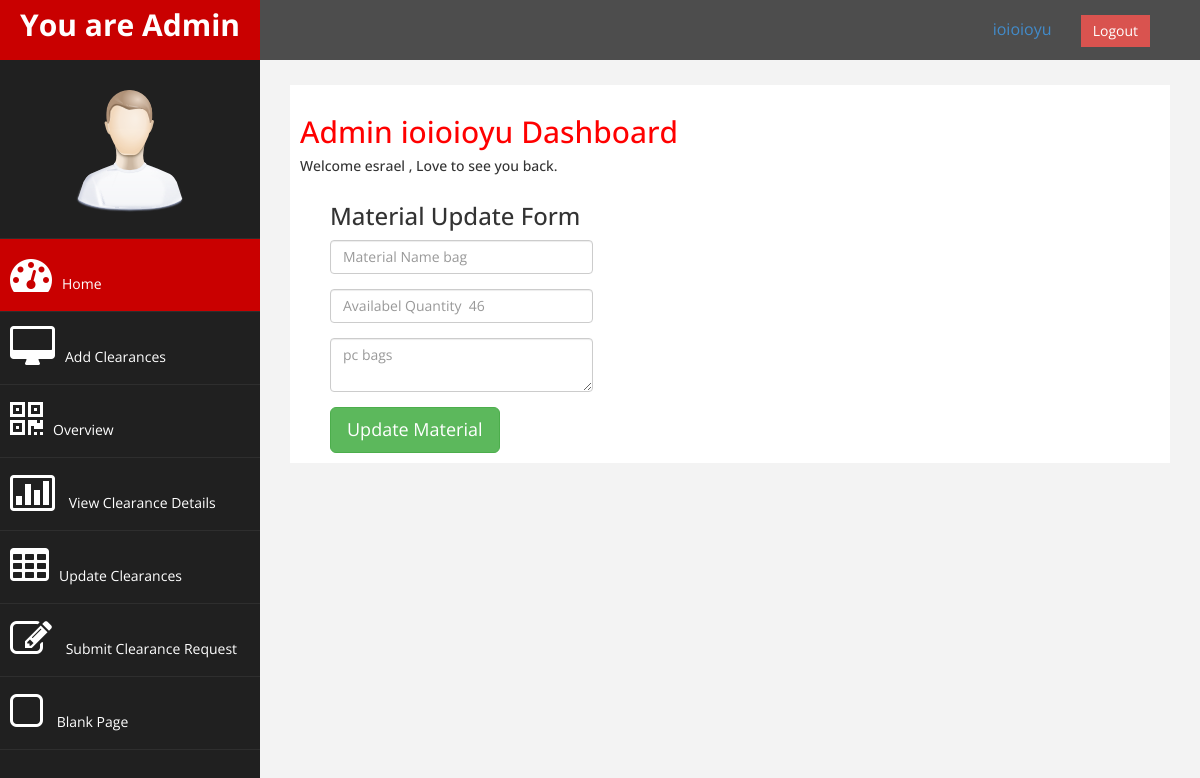
The page /pages/updateMaterial.php?id=4 (signed in) on the database its author committed.
### tables this page shows
CREATE TABLE `material` (
  `id` int(11) NOT NULL,
  `name` varchar(255) NOT NULL,
  `in_charge` int(11) NOT NULL,
  `available_quantity` int(11) NOT NULL,
  `description` text NOT NULL,
  `date` timestamp NOT NULL DEFAULT current_timestamp()
);

### pages/updateMaterial.php (the view, shortened to what this page needs)
<?php
include "../db.inc.php";
if (!isset($_SESSION['id'])) {
    header("Location:../login.php?error=Login Here First!");
} else {
if(isset($_GET['id'])){
    $id = $_GET['id'];
    $sql = "SELECT * FROM material where id =$id";
    $result = mysqli_query($conn,$sql);
    if($result ->num_rows >0){
        $row = mysqli_fetch_assoc($result);
    }
}
?>
    <!DOCTYPE html>
    <html xmlns="http://www.w3.org/1999/xhtml">
    <head>
        <link href="../css/bootstrap.css" rel="stylesheet" />
        <link href="../css/font-awesome.css" rel="stylesheet" />
        <link href="../js/morris/morris-0.4.3.min.css" rel="stylesheet" />
        <link href="../css/custom.css" rel="stylesheet" />
    </head>
    <body>
        <div id="wrapper">
            <nav class="navbar navbar-default navbar-cls-top " role="navigation" style="margin-bottom: 0">
                <div class="navbar-header">
                    <a class="navbar-brand" href="index.html">You are <?php echo $_SESSION['user_role'] ?></a>
                </div>
                <div style="color: white;
padding: 15px 50px 5px 50px;
float: right;
font-size: 16px;"> <a style="margin-right: 25px;"><?php echo $_SESSION['office'] . '   '  ?> </a> <a href="./logout.php" class="btn btn-danger square-btn-adjust">Logout</a> </div>
            </nav>
            <nav class="navbar-default navbar-side" role="navigation">
                <div class="sidebar-collapse">
                    <ul class="nav" id="main-menu">
                        <li class="text-center">
                            <img src="../img/find_user.png" class="user-image img-responsive" />
                        </li>
                        <li>
                            <a class="active-menu" href="./index.php"><i class="fa fa-dashboard fa-3x"></i>Home</a>
                        </li>
                        <li>
                            <a href="./addClerance.php"><i class="fa fa-desktop fa-3x"></i>Add Clearances</a>
                        </li>
                        <li>
                            <a href="./index.php"><i class="fa fa-qrcode fa-3x"></i>Overview</a>
                        </li>
                        <li>
                            <a href="./index.php"><i class="fa fa-bar-chart-o fa-3x"></i> View Clearance Details</a>
                        </li>
                        <li>
                            <a href="./index.php"><i class="fa fa-table fa-3x"></i>Update Clearances</a>
                        </li>
                        <li>
                            <a href="form.html"><i class="fa fa-edit fa-3x"></i> Submit Clearance Request </a>
                        </li>
                        <li>
                            <a href="blank.html"><i class="fa fa-square-o fa-3x"></i> Blank Page</a>
                        </li>
                    </ul>
                </div>
            </nav>
            <div id="page-wrapper">
                <div id="page-inner">
                    <div class="row">
                        <div class="col-md-12">
                            <h2>Admin <?php echo $_SESSION['office'] . '   '  ?> Dashboard</h2>
                            <h5>Welcome <?php echo $_SESSION['userName'] ?> , Love to see you back. </h5>
                        </div>
                    </div>
                    <div class="row">
                    <div class="col-md-8">
                            <div class="col-md-10">
                                <div class="col-md-8">
                                <h3>Material Update Form</h3>
                                <form role="form" action="" method="POST">
                                    <div class="form-group">
                                        <input class="form-control" name="name" placeholder="Material Name <?php echo $row['name'] ?>" />
                                    </div>
                                    <div class="form-group">
                                        <input class="form-control" type="number" min="1" name="quantity" placeholder="Availabel Quantity  <?php echo $row['available_quantity']?>" />
                                    </div>
                                    <div class="form-group">
                                        <textarea class="form-control" name="desc" placeholder="<?php echo $row['description'] ?>"></textarea>
                                    </div>
                                    <button type="submit" name="update_material" class="btn btn-success btn-lg">Update Material</button>
                                </form>
                            </div>
                        </div>
                    </div>
                </div>
            </div>
        </div>
        </div>
    </body>
    </html>
<?php } ?>

### css/custom.css (style rules this page uses)
body { font-family: 'Open Sans', sans-serif; }
#wrapper { width: 100%; background:#202020; }
#page-wrapper { padding: 15px 15px; min-height: 600px; background:#F3F3F3; }
#page-inner { width:100%; margin:10px 20px 10px 0px; background-color:#fff!important; padding:10px; min-height:1200px; }
.text-center { text-align:center; }
h2 { color: #f00; }
.square-btn-adjust { border: 0px solid transparent; -webkit-border-radius: 0px; -moz-border-radius: 0px; border-radius: 0px; }
.user-image { margin: 25px auto; -webkit-border-radius: 10px; -moz-border-radius: 10px; border-radius: 10px; max-height:170px; max-width:170px; }
.navbar-cls-top .navbar-brand { color: #fff; background: #C90000; width: 260px; text-align: center; height: 60px; font-size: 30px; font-weight: 700; }
.active-menu { background-color:#C90000!important; }
.sidebar-collapse , .sidebar-collapse .nav { background:none; }
.sidebar-collapse .nav { padding:0; }
.sidebar-collapse .nav > li > a { color:#fff; background:#202020; text-shadow:none; }
.sidebar-collapse > .nav > li > a { padding:15px 10px; }
.sidebar-collapse > .nav > li { border-bottom: 1px solid rgba(107, 108, 109, 0.19); }
.navbar-side { border:none; background-color: #202020; }
.navbar-cls-top { background:#4D4D4D; border-bottom:none; }
.navbar-default { border:0px solid black; }
.navbar-header { background: #A70303; }
.nav > li > a > i { margin-right:10px; }
@media (min-width:768px) { #page-wrapper { margin: 0 0 0 260px; padding: 15px 30px; min-height: 1200px; } }
@media (min-width:768px) { .navbar-side { z-index: 1; position: absolute; width: 260px; } }
@media (min-width:768px) { .navbar { border-radius: 0px; } }

### pages/updateMaterial.php (style rules this page uses)
#page-inner { min-height: 50px !important; }

### rows shown on the page
material: name "Material Name bag", quantity "Availabel Quantity 46", desc "pc bags"

### other values the page prints
$_SESSION['user_role'] "Admin"
$_SESSION['office'] "ioioioyu"
$_SESSION['userName'] "esrael"
